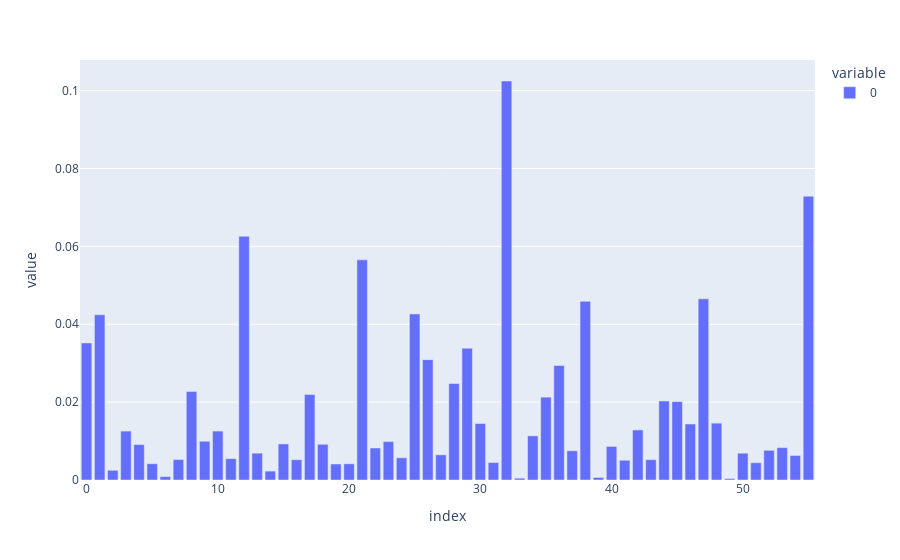

Notebook cell for this chart:
### Code cell
fig = px.bar(model.feature_importances_)
fig.show()

### Figure 1 — Plotly figure (JSON) as saved in the notebook; plotly's stock layout.template omitted (floating-point values rounded to 4 significant figures)
{"data": [{"alignmentgroup": "True", "hovertemplate": "variable=0<br>index=%{x}<br>value=%{y}<extra></extra>", "legendgroup": "0", "marker": {"color": "#636efa", "pattern": {"shape": ""}}, "name": "0", "offsetgroup": "0", "orientation": "v", "showlegend": true, "textposition": "auto", "type": "bar", "x": [0, 1, 2, 3, 4, 5, 6, 7, 8, 9, 10, 11, 12, 13, 14, 15, 16, 17, 18, 19, 20, 21, 22, 23, 24, 25, 26, 27, 28, 29, 30, 31, 32, 33, 34, 35, 36, 37, 38, 39, 40, 41, 42, 43, 44, 45, 46, 47, 48, 49, 50, 51, 52, 53, 54, 55], "xaxis": "x", "y": [0.03521, 0.04245, 0.002495, 0.01256, 0.009097, 0.004178, 0.0008748, 0.00526, 0.02276, 0.009961, 0.01256, 0.005476, 0.06259, 0.006891, 0.002287, 0.009266, 0.005205, 0.02194, 0.009174, 0.004108, 0.004161, 0.05654, 0.008227, 0.009861, 0.005707, 0.04265, 0.03091, 0.006468, 0.0248, 0.03384, 0.01451, 0.004491, 0.1025, 0.0004673, 0.01134, 0.02127, 0.0294, 0.00751, 0.04588, 0.0006548, 0.008619, 0.005076, 0.01286, 0.005218, 0.02029, 0.02013, 0.01438, 0.04652, 0.0146, 0.0003474, 0.006887, 0.004437, 0.007621, 0.008309, 0.006295, 0.0729], "yaxis": "y"}], "layout": {"autosize": true, "barmode": "relative", "legend": {"title": {"text": "variable"}, "tracegroupgap": 0}, "margin": {"t": 60}, "xaxis": {"anchor": "y", "autorange": true, "domain": [0, 1], "range": [-0.5, 55.5], "title": {"text": "index"}, "type": "linear"}, "yaxis": {"anchor": "x", "autorange": true, "domain": [0, 1], "range": [0, 0.1079], "title": {"text": "value"}, "type": "linear"}}}
